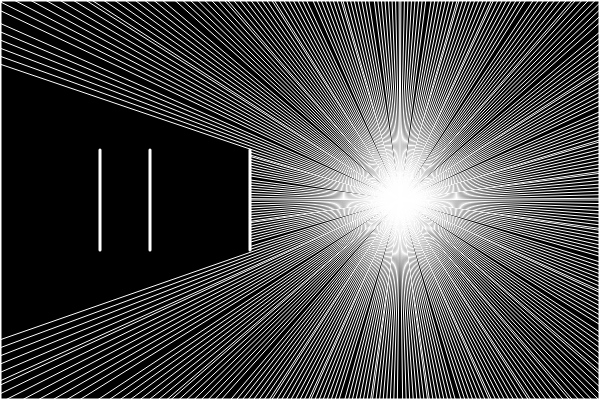
Frame 1 (no input)
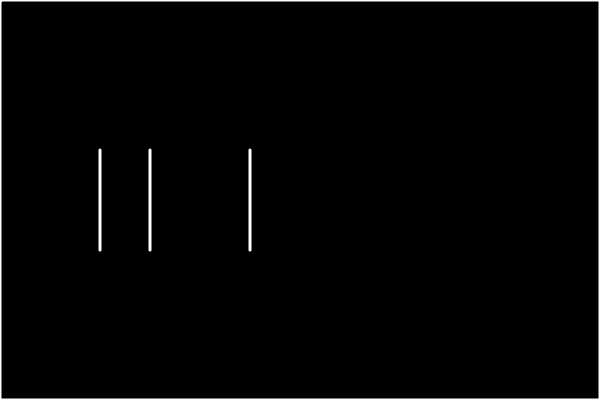
Frame 60 (no input)
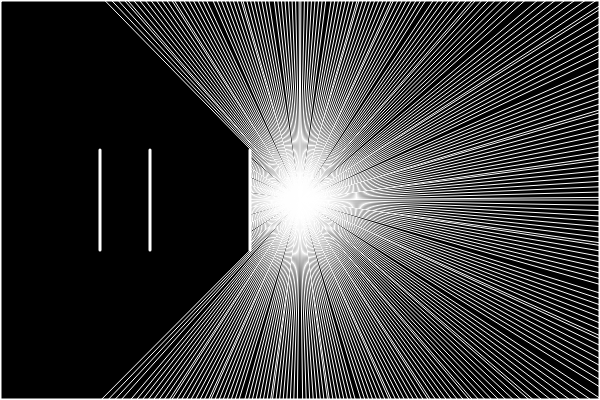
Frame 120 (the mouse pressed at the canvas centre since frame 60)

The p5.js sketch that drew these frames (run headless with seeded random() and noise() and a simulated clock; from frame 60 on, the mouse is pressed at the canvas centre):

// p5.js sketch
// ── sketch.js
var br = 0;

var car;

var bounds = [];

var rays = [];

function setup(){
	createCanvas(600,400);
	car = new Car(100, 100, 50, 100, 0);

	bounds.push(new Bound(0,0,width,0));
	bounds.push(new Bound(0,0,0,height));
	bounds.push(new Bound(width,0,width,height));
	bounds.push(new Bound(0,height,width,height));
	bounds.push(new Bound(150, 150, 150, 250));
	bounds.push(new Bound(100, 150,100, 250));
	bounds.push(new Bound(250, 150, 250, 250));
	for(var i = 0; i < 180; i+=0.5){
		rays.push(new Ray(400, 200, cos(i*2), sin(i*2)));
	}
}
function draw(){
	background(0);

	car.update();
	car.show();
	
	for(var i = 0; i < bounds.length; i++){
		bounds[i].show();
	}

	for(var i = 0; i < rays.length; i++){
		rays[i].raycast(bounds,true);
		rays[i].pos.x = mouseX;
		rays[i].pos.y = mouseY;
	}
}

// ── Bound.js
class Bound{
	constructor(x1, y1, x2, y2){
		this.a = createVector(x1, y1);
		this.b = createVector(x2, y2);
	}

	show(){
		stroke(255);
		fill(255);
		strokeWeight(3);
		line(this.a.x, this.a.y, this.b.x, this.b.y);
	}
}

// ── Car.js
class Car{
	constructor(x, y, width, height, angle){
		this.pos = createVector(x,y);
		this.width = width;
		this.height = height;
		this.angle = angle;
		//  \_|_/
		//__|   |__
		//  |___|
		// /  | \
		this.tl = new Ray(cos(angle-45),sin(angle-45));
		this.t = new Ray(cos(angle),sin(angle));
		this.tr = new Ray(cos(angle+45),sin(angle+45));
		this.l = new Ray(cos(angle-90),sin(angle-90));
		this.r = new Ray(cos(angle+90),sin(angle+90));
		this.dl = new Ray(cos(angle-135),sin(angle-135));
		this.d = new Ray(cos(angle+180),sin(angle+180));
		this.dr = new Ray(cos(angle+135),sin(angle+135));
	}

	update(){
		this.angle += 1;	

		this.tl = new Ray(cos(this.angle-45),sin(this.angle-45));
		this.t = new Ray(cos(this.angle),sin(this.angle));
		this.tr = new Ray(cos(this.angle+45),sin(this.angle+45));
		this.l = new Ray(cos(this.angle-90),sin(this.angle-90));
		this.r = new Ray(cos(this.angle+90),sin(this.angle+90));
		this.dl = new Ray(cos(this.angle-135),sin(this.angle-135));
		this.d = new Ray(cos(this.angle+180),sin(this.angle+180));
		this.dr = new Ray(cos(this.angle+135),sin(this.angle+135));
		console.log(this);
	}

	raycast(walls,render){
		this.tl.raycast(walls,render);
		this.t.raycast(walls,render);
		this.tr.raycast(walls,render);
		this.l.raycast(walls,render);
		this.r.raycast(walls,render);
		this.dl.raycast(walls,render);
		this.d.raycast(walls,render);
		this.dr.raycast(walls,render);
	}
	cast(wall,render){
		this.tl.cast(wall,render);
		this.t.cast(wall,render);
		this.tr.cast(wall,render);
		this.l.cast(wall,render);
		this.r.cast(wall,render);
		this.dl.cast(wall,render);
		this.d.cast(wall,render);
		this.dr.cast(wall,render);
	}

	show(){

		fill(255);
		strokeWeight(2);

		this.tl.show();
		this.t.show();
		this.tr.show();
		this.l.show();
		this.r.show();
		this.dl.show();
		this.d.show();
		this.dr.show();
		//console.log('reacing?');

		push();
		translate(this.pos.x, this.pos.y)
		rotate((PI/180)*this.angle);
		fill(255);
		strokeWeight(3);
		rectMode(CENTER);
		//rect(0,0,this.width, this.height);
		pop();
	}
}

// ── Ray.js
class Ray{
	constructor(x, y, angleX, angleY){
		this.pos = createVector(x,y);
		this.angle = createVector(angleX,angleY);
	}
	
	show(){
		fill(255)
		stroke(255);
		strokeWeight(3);
		line(this.pos.x, this.pos.y, this.pos.x+this.angle.x*10, this.pos.y+this.angle.y*10);
	}

	cast(wall, render){
		const x1 = wall.a.x;
		const y1 = wall.a.y;
		const x2 = wall.b.x;
		const y2 = wall.b.y;

		const x3 = this.pos.x;
		const y3 = this.pos.y;
		const x4 = this.pos.x+this.angle.x;
		const y4 = this.pos.y+this.angle.y;

		const den = ((x1-x2)*(y3-y4)-(y1-y2)*(x3-x4));

		const t = ((x1-x3)*(y3-y4)-(y1-y3)*(x3-x4))/(den);

		const u = ((x2-x1)*(y1-y3)-(y2-y1)*(x1-x3))/(den);

		if(t >= 0 && t <= 1 && u >= 0){
			strokeWeight(5);
			var cp = createVector(x1+t*(x2-x1),y1+t*(y2-y1));
			if(render){
				line(this.pos.x, this.pos.y, cp.x, cp.y);
			}
			return cp;
		}else{
			return;
		}
	}

	raycast(walls, render){
		var bPos = createVector(this.pos.x, this.pos.y);
		var d = Infinity;
		for(var i = 0; i < walls.length; i++){
			var cc = this.cast(walls[i], false);
			if(cc){
				var cd = dist(this.pos.x,this.pos.y,cc.x,cc.y);
				if(cd < d){
					d = cd;
					bPos = cc;
				}

			}
		}
		if(render){
			fill(255);
			stroke(255);
			strokeWeight(1);
			line(this.pos.x,this.pos.y,bPos.x,bPos.y);
		}
	}
}
